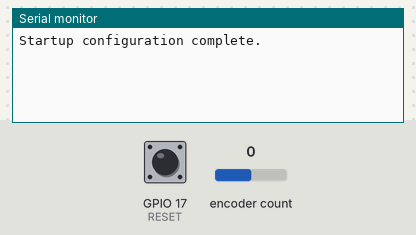
This program was run on a simulated ESP32-S3. Parts: the last lines printed to the serial monitor. The inputs (shaded band) are chosen by the test bench; at power-on: encoder count 0, GPIO 17 (RESET) LOW.

Above: at 1.2 s.
1.3 s: encoder count set to 1
At 2.4 s:
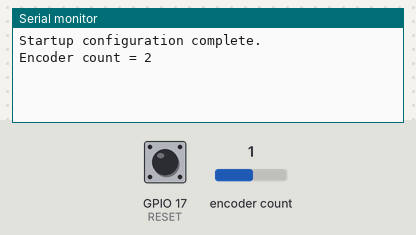
2.8 s: GPIO 17 (RESET) pulled HIGH for 0.15 s
At 3.6 s:
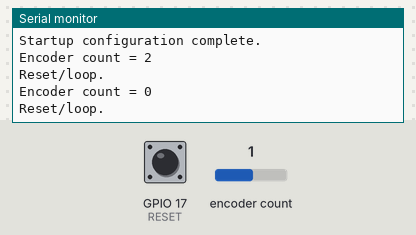
4.4 s: encoder count set to 0
At 4.9 s:
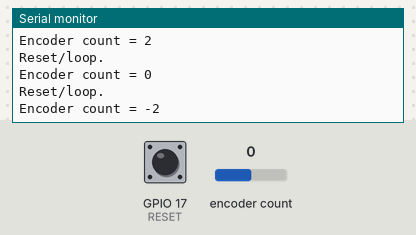

The program:

main.cpp
```cpp
#include <Arduino.h>
#include <ESP32Encoder.h>

#define OUT_A 13
#define OUT_B 10
#define RESET 17

ESP32Encoder wheel;
int32_t lastValue;

void setup() {
    Serial.begin(115200);
    ESP32Encoder::useInternalWeakPullResistors = puType::up;
    wheel.attachHalfQuad(13, 10);

    Serial.println("Startup configuration complete.");
}

void loop() {
    if (digitalRead(RESET)) {
        wheel.setCount(0);
        Serial.println("Reset/loop.");
    }

    if (lastValue != wheel.getCount()) {
        Serial.println("Encoder count = " + String(static_cast<int32_t>(wheel.getCount())));
        lastValue = wheel.getCount();
    }
    delay(100);
}
```

Measured:
- after the input at 1.3 s, the serial monitor: prints a new line at once (image 1)
- after the input at 2.8 s, the serial monitor: prints a new line at once (image 2)
- after the input at 4.4 s, the serial monitor: prints a new line at once (image 3)
